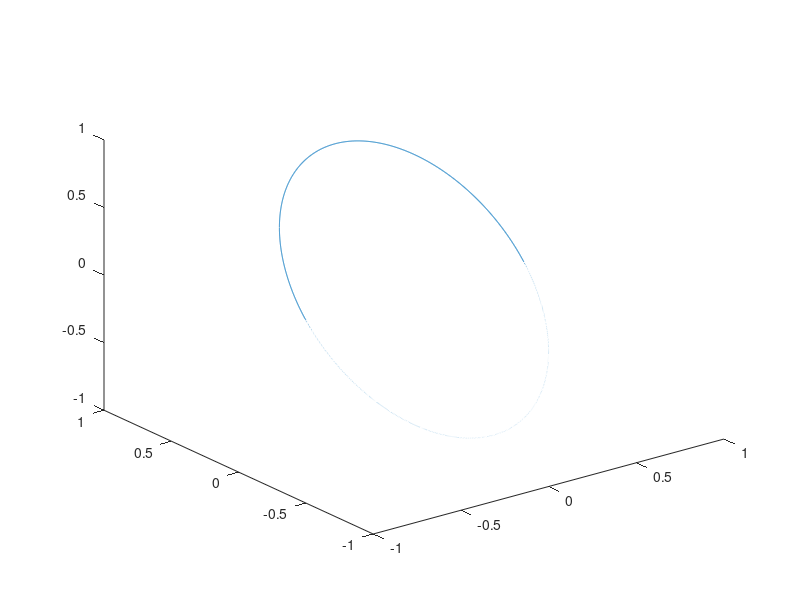

MATLAB code for this plot: (Note: this script raises an error after producing the figure.)
iter = 5000; 
s = linspace(0,2*pi,iter);
s(end) = [];
ys = @(s) cos(s); 
zs = @(s) sin(s);
C = [zeros(1,length(s));ys(s);zs(s)];

plot3(C(1,:),C(2,:),C(3,:))
hold on

evol_num = 3;
for i=1:evol_num
    C = C + kappaB_Exp(C); 
    plot3(C(1,:),C(2,:),C(3,:))
end
